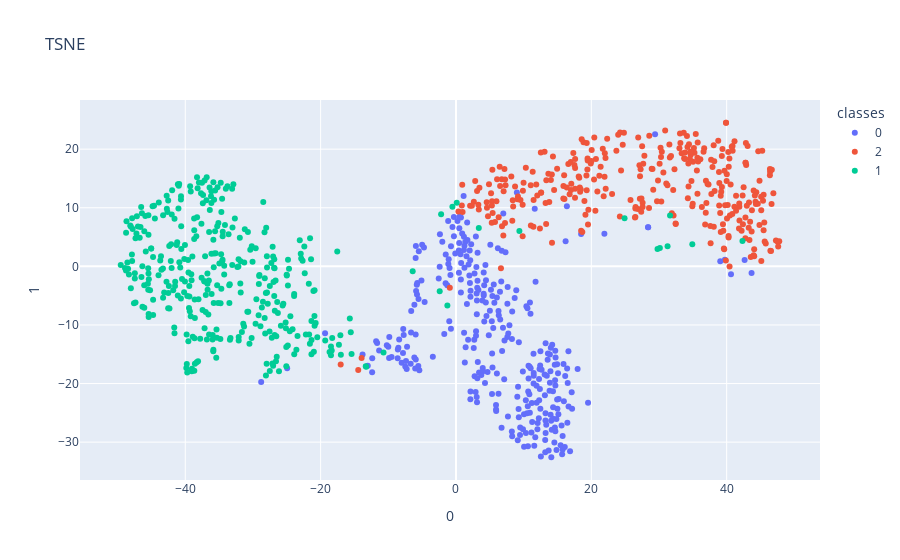
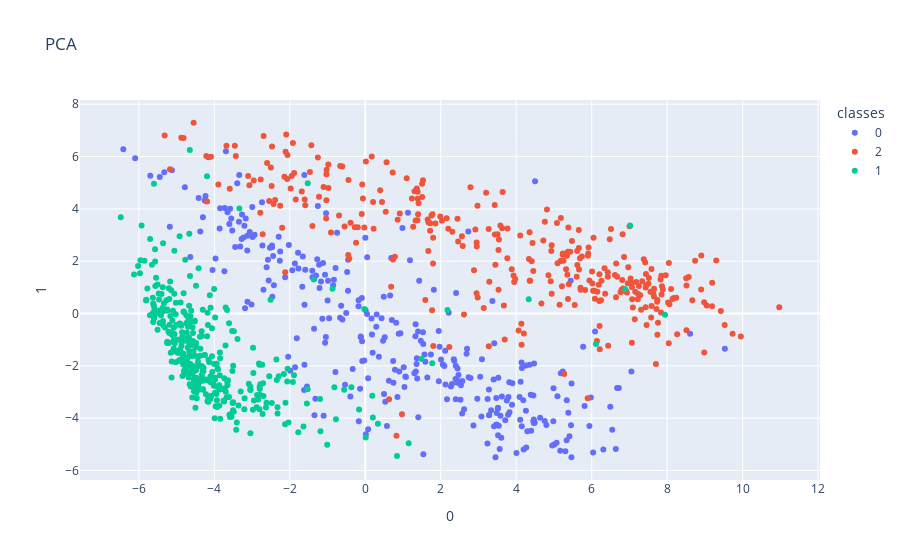
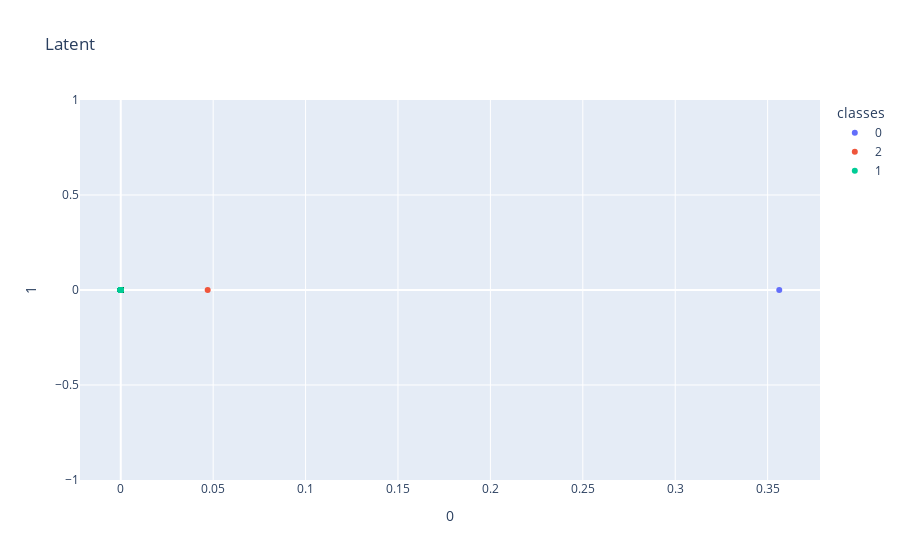
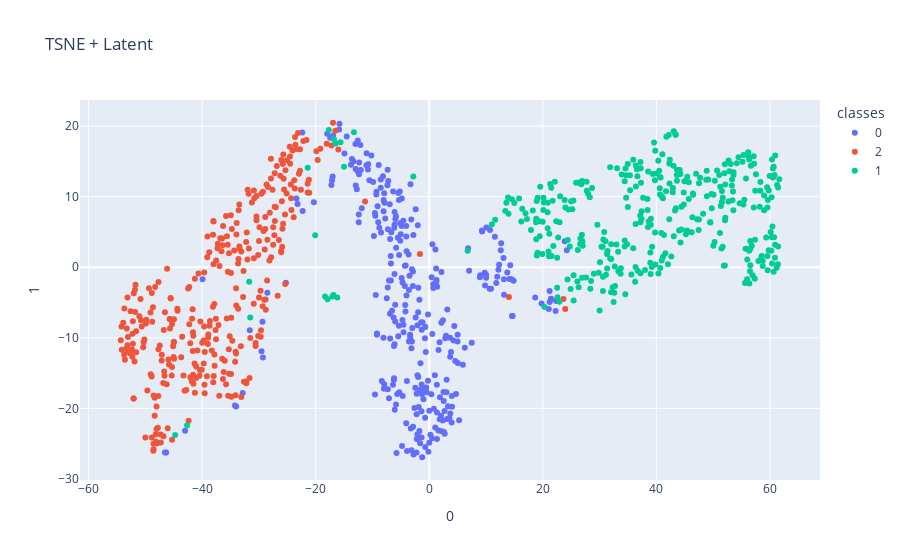

Write notebook code for charts like these, in order.
### Code cell
plot_data(X_train_tsne, y_train, title="TSNE", is_3d = False)
plot_data(X_train_pca, y_train, title="PCA", is_3d = False)
plot_data(AE_encodings[:, :2], y_train, title="Latent", is_3d = False)
plot_data(AE_encodings_tsne, y_train, title="TSNE + Latent", is_3d = False)
plot_data(AE_encodings_pca, y_train, title="PCA+Latent", is_3d = False)

### Figure 1 — Plotly figure (JSON) as saved in the notebook; plotly's stock layout.template omitted (floating-point values rounded to 4 significant figures; data arrays with more than 128 entries replaced by an {"elided": "..."} marker saying what was removed)
{"data": [{"hovertemplate": "classes=0<br>0=%{x}<br>1=%{y}<extra></extra>", "legendgroup": "0", "marker": {"color": "#636efa", "size": 6, "symbol": "circle"}, "mode": "markers", "name": "0", "orientation": "v", "showlegend": true, "type": "scatter", "x": {"elided": "313 float values"}, "xaxis": "x", "y": {"elided": "313 float values"}, "yaxis": "y"}, {"hovertemplate": "classes=2<br>0=%{x}<br>1=%{y}<extra></extra>", "legendgroup": "2", "marker": {"color": "#EF553B", "size": 6, "symbol": "circle"}, "mode": "markers", "name": "2", "orientation": "v", "showlegend": true, "type": "scatter", "x": {"elided": "325 float values"}, "xaxis": "x", "y": {"elided": "325 float values"}, "yaxis": "y"}, {"hovertemplate": "classes=1<br>0=%{x}<br>1=%{y}<extra></extra>", "legendgroup": "1", "marker": {"color": "#00cc96", "size": 6, "symbol": "circle"}, "mode": "markers", "name": "1", "orientation": "v", "showlegend": true, "type": "scatter", "x": {"elided": "362 float values"}, "xaxis": "x", "y": {"elided": "362 float values"}, "yaxis": "y"}], "layout": {"legend": {"title": {"text": "classes"}, "tracegroupgap": 0}, "title": {"text": "TSNE"}, "xaxis": {"anchor": "y", "domain": [0, 1], "title": {"text": "0"}}, "yaxis": {"anchor": "x", "domain": [0, 1], "title": {"text": "1"}}}}

### Figure 2 — Plotly figure (JSON) as saved in the notebook; plotly's stock layout.template omitted (floating-point values rounded to 4 significant figures; data arrays with more than 128 entries replaced by an {"elided": "..."} marker saying what was removed)
{"data": [{"hovertemplate": "classes=0<br>0=%{x}<br>1=%{y}<extra></extra>", "legendgroup": "0", "marker": {"color": "#636efa", "size": 6, "symbol": "circle"}, "mode": "markers", "name": "0", "orientation": "v", "showlegend": true, "type": "scatter", "x": {"elided": "313 float values"}, "xaxis": "x", "y": {"elided": "313 float values"}, "yaxis": "y"}, {"hovertemplate": "classes=2<br>0=%{x}<br>1=%{y}<extra></extra>", "legendgroup": "2", "marker": {"color": "#EF553B", "size": 6, "symbol": "circle"}, "mode": "markers", "name": "2", "orientation": "v", "showlegend": true, "type": "scatter", "x": {"elided": "325 float values"}, "xaxis": "x", "y": {"elided": "325 float values"}, "yaxis": "y"}, {"hovertemplate": "classes=1<br>0=%{x}<br>1=%{y}<extra></extra>", "legendgroup": "1", "marker": {"color": "#00cc96", "size": 6, "symbol": "circle"}, "mode": "markers", "name": "1", "orientation": "v", "showlegend": true, "type": "scatter", "x": {"elided": "362 float values"}, "xaxis": "x", "y": {"elided": "362 float values"}, "yaxis": "y"}], "layout": {"legend": {"title": {"text": "classes"}, "tracegroupgap": 0}, "title": {"text": "PCA"}, "xaxis": {"anchor": "y", "domain": [0, 1], "title": {"text": "0"}}, "yaxis": {"anchor": "x", "domain": [0, 1], "title": {"text": "1"}}}}

### Figure 3 — Plotly figure (JSON) as saved in the notebook; plotly's stock layout.template omitted (floating-point values rounded to 4 significant figures; data arrays with more than 128 entries replaced by an {"elided": "..."} marker saying what was removed)
{"data": [{"hovertemplate": "classes=0<br>0=%{x}<br>1=%{y}<extra></extra>", "legendgroup": "0", "marker": {"color": "#636efa", "size": 6, "symbol": "circle"}, "mode": "markers", "name": "0", "orientation": "v", "showlegend": true, "type": "scatter", "x": {"elided": "313 float values"}, "xaxis": "x", "y": {"elided": "313 int values"}, "yaxis": "y"}, {"hovertemplate": "classes=2<br>0=%{x}<br>1=%{y}<extra></extra>", "legendgroup": "2", "marker": {"color": "#EF553B", "size": 6, "symbol": "circle"}, "mode": "markers", "name": "2", "orientation": "v", "showlegend": true, "type": "scatter", "x": {"elided": "325 float values"}, "xaxis": "x", "y": {"elided": "325 int values"}, "yaxis": "y"}, {"hovertemplate": "classes=1<br>0=%{x}<br>1=%{y}<extra></extra>", "legendgroup": "1", "marker": {"color": "#00cc96", "size": 6, "symbol": "circle"}, "mode": "markers", "name": "1", "orientation": "v", "showlegend": true, "type": "scatter", "x": {"elided": "362 int values"}, "xaxis": "x", "y": {"elided": "362 int values"}, "yaxis": "y"}], "layout": {"legend": {"title": {"text": "classes"}, "tracegroupgap": 0}, "title": {"text": "Latent"}, "xaxis": {"anchor": "y", "domain": [0, 1], "title": {"text": "0"}}, "yaxis": {"anchor": "x", "domain": [0, 1], "title": {"text": "1"}}}}

### Figure 4 — Plotly figure (JSON) as saved in the notebook; plotly's stock layout.template omitted (floating-point values rounded to 4 significant figures; data arrays with more than 128 entries replaced by an {"elided": "..."} marker saying what was removed)
{"data": [{"hovertemplate": "classes=0<br>0=%{x}<br>1=%{y}<extra></extra>", "legendgroup": "0", "marker": {"color": "#636efa", "size": 6, "symbol": "circle"}, "mode": "markers", "name": "0", "orientation": "v", "showlegend": true, "type": "scatter", "x": {"elided": "313 float values"}, "xaxis": "x", "y": {"elided": "313 float values"}, "yaxis": "y"}, {"hovertemplate": "classes=2<br>0=%{x}<br>1=%{y}<extra></extra>", "legendgroup": "2", "marker": {"color": "#EF553B", "size": 6, "symbol": "circle"}, "mode": "markers", "name": "2", "orientation": "v", "showlegend": true, "type": "scatter", "x": {"elided": "325 float values"}, "xaxis": "x", "y": {"elided": "325 float values"}, "yaxis": "y"}, {"hovertemplate": "classes=1<br>0=%{x}<br>1=%{y}<extra></extra>", "legendgroup": "1", "marker": {"color": "#00cc96", "size": 6, "symbol": "circle"}, "mode": "markers", "name": "1", "orientation": "v", "showlegend": true, "type": "scatter", "x": {"elided": "362 float values"}, "xaxis": "x", "y": {"elided": "362 float values"}, "yaxis": "y"}], "layout": {"legend": {"title": {"text": "classes"}, "tracegroupgap": 0}, "title": {"text": "TSNE + Latent"}, "xaxis": {"anchor": "y", "domain": [0, 1], "title": {"text": "0"}}, "yaxis": {"anchor": "x", "domain": [0, 1], "title": {"text": "1"}}}}
